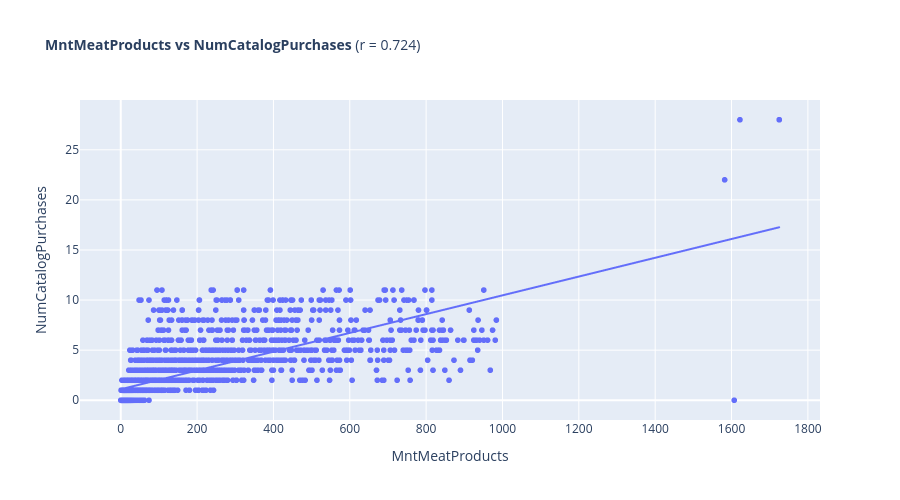
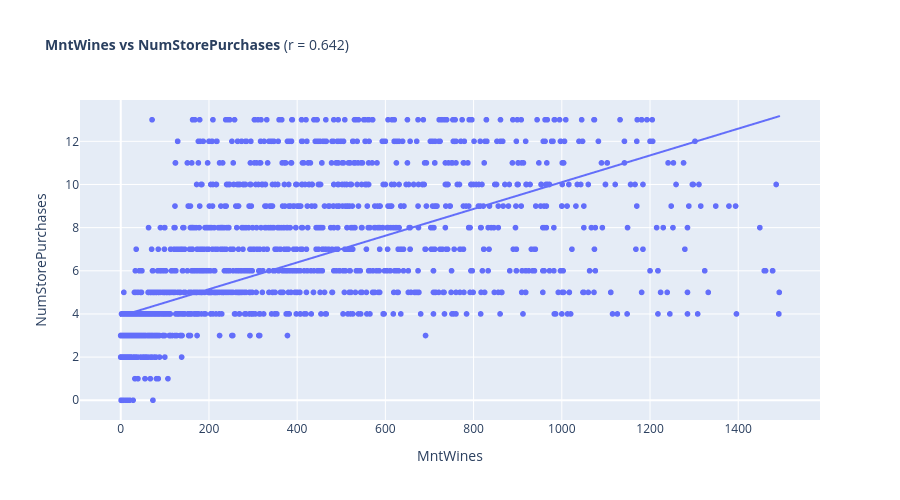
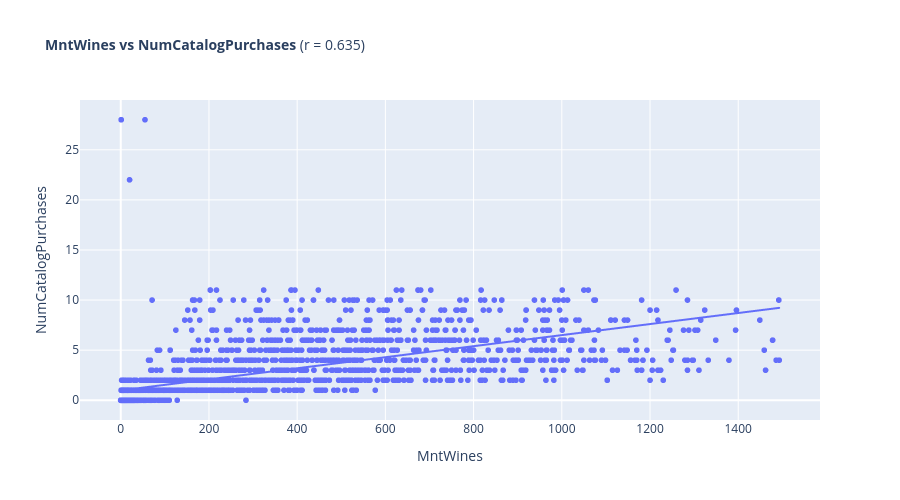

The notebook cell saved with these charts, in order:
### Code cell
# ============================================================================
# CELL 4.4: Scatter Plots for Top Numeric-Numeric Correlations (Inline)
# ============================================================================

print("\n--- Step 4: Scatter Plots for Top Numeric-Numeric Correlations ---")

# Ensure corr is defined
if 'corr' not in locals():
    if 'numeric_cols' not in locals():
        numeric_cols = ['Year_Birth', 'Income', 'Recency', 'MntWines', 'MntFruits',
                         'MntMeatProducts', 'MntFishProducts', 'MntSweetProducts',
                         'MntGoldProds', 'NumDealsPurchases', 'NumWebPurchases',
                         'NumCatalogPurchases', 'NumStorePurchases', 'NumWebVisitsMonth']
        numeric_cols = [col for col in numeric_cols if col in df.columns]
    
    corr = df[numeric_cols].corr(method='pearson')

# Get top pairs
corr_pairs = corr.where(np.triu(np.ones(corr.shape), k=1).astype(bool)).stack()
top_numeric_pairs = corr_pairs.abs().sort_values(ascending=False).head(5)

print(f"Creating scatter plots for top {len(top_numeric_pairs)} correlations...")

for i, ((col1, col2), _) in enumerate(top_numeric_pairs.items(), 1):
    try:
        fig = px.scatter(
            df, 
            x=col1, 
            y=col2,
            title=f'<b>{col1} vs {col2}</b> (r = {corr.loc[col1, col2]:.3f})',
            trendline='ols',
            width=900,
            height=500
        )
        
        fig.update_layout(
            title_font_size=14,
            hovermode='closest'
        )
        
        fig.show()
        print(f"  {i}. ✓ {col1} × {col2} - Plot displayed above")
    except Exception as e:
        print(f"  {i}. ⚠️ Error creating scatter plot for {col1} × {col2}: {str(e)}")
        continue

print("\n✓ Scatter plots displayed above")

### Figure 1 — Plotly figure (JSON) as saved in the notebook; plotly's stock layout.template omitted (floating-point values rounded to 4 significant figures; data arrays with more than 128 entries replaced by an {"elided": "..."} marker saying what was removed)
{"data": [{"hovertemplate": "MntMeatProducts=%{x}<br>NumCatalogPurchases=%{y}<extra></extra>", "legendgroup": "", "marker": {"color": "#636efa", "symbol": "circle"}, "mode": "markers", "name": "", "showlegend": false, "type": "scattergl", "x": {"elided": "2240 int values"}, "xaxis": "x", "y": {"elided": "2240 int values"}, "yaxis": "y"}, {"hovertemplate": "<b>OLS trendline</b><br>NumCatalogPurchases = 0.00937383 * MntMeatProducts + 1.09709<br>R<sup>2</sup>=0.523925<br><br>MntMeatProducts=%{x}<br>NumCatalogPurchases=%{y} <b>(trend)</b><extra></extra>", "legendgroup": "", "marker": {"color": "#636efa", "symbol": "circle"}, "mode": "lines", "name": "", "showlegend": false, "type": "scattergl", "x": {"elided": "2240 int values"}, "xaxis": "x", "y": {"elided": "2240 float values"}, "yaxis": "y"}], "layout": {"height": 500, "hovermode": "closest", "legend": {"tracegroupgap": 0}, "title": {"font": {"size": 14}, "text": "<b>MntMeatProducts vs NumCatalogPurchases</b> (r = 0.724)"}, "width": 900, "xaxis": {"anchor": "y", "domain": [0, 1], "title": {"text": "MntMeatProducts"}}, "yaxis": {"anchor": "x", "domain": [0, 1], "title": {"text": "NumCatalogPurchases"}}}}

### Figure 2 — Plotly figure (JSON) as saved in the notebook; plotly's stock layout.template omitted (floating-point values rounded to 4 significant figures; data arrays with more than 128 entries replaced by an {"elided": "..."} marker saying what was removed)
{"data": [{"hovertemplate": "MntWines=%{x}<br>NumStorePurchases=%{y}<extra></extra>", "legendgroup": "", "marker": {"color": "#636efa", "symbol": "circle"}, "mode": "markers", "name": "", "showlegend": false, "type": "scattergl", "x": {"elided": "2240 int values"}, "xaxis": "x", "y": {"elided": "2240 int values"}, "yaxis": "y"}, {"hovertemplate": "<b>OLS trendline</b><br>NumStorePurchases = 0.0062016 * MntWines + 3.90529<br>R<sup>2</sup>=0.412293<br><br>MntWines=%{x}<br>NumStorePurchases=%{y} <b>(trend)</b><extra></extra>", "legendgroup": "", "marker": {"color": "#636efa", "symbol": "circle"}, "mode": "lines", "name": "", "showlegend": false, "type": "scattergl", "x": {"elided": "2240 int values"}, "xaxis": "x", "y": {"elided": "2240 float values"}, "yaxis": "y"}], "layout": {"height": 500, "hovermode": "closest", "legend": {"tracegroupgap": 0}, "title": {"font": {"size": 14}, "text": "<b>MntWines vs NumStorePurchases</b> (r = 0.642)"}, "width": 900, "xaxis": {"anchor": "y", "domain": [0, 1], "title": {"text": "MntWines"}}, "yaxis": {"anchor": "x", "domain": [0, 1], "title": {"text": "NumStorePurchases"}}}}

### Figure 3 — Plotly figure (JSON) as saved in the notebook; plotly's stock layout.template omitted (floating-point values rounded to 4 significant figures; data arrays with more than 128 entries replaced by an {"elided": "..."} marker saying what was removed)
{"data": [{"hovertemplate": "MntWines=%{x}<br>NumCatalogPurchases=%{y}<extra></extra>", "legendgroup": "", "marker": {"color": "#636efa", "symbol": "circle"}, "mode": "markers", "name": "", "showlegend": false, "type": "scattergl", "x": {"elided": "2240 int values"}, "xaxis": "x", "y": {"elided": "2240 int values"}, "yaxis": "y"}, {"hovertemplate": "<b>OLS trendline</b><br>NumCatalogPurchases = 0.00551647 * MntWines + 0.985402<br>R<sup>2</sup>=0.403512<br><br>MntWines=%{x}<br>NumCatalogPurchases=%{y} <b>(trend)</b><extra></extra>", "legendgroup": "", "marker": {"color": "#636efa", "symbol": "circle"}, "mode": "lines", "name": "", "showlegend": false, "type": "scattergl", "x": {"elided": "2240 int values"}, "xaxis": "x", "y": {"elided": "2240 float values"}, "yaxis": "y"}], "layout": {"height": 500, "hovermode": "closest", "legend": {"tracegroupgap": 0}, "title": {"font": {"size": 14}, "text": "<b>MntWines vs NumCatalogPurchases</b> (r = 0.635)"}, "width": 900, "xaxis": {"anchor": "y", "domain": [0, 1], "title": {"text": "MntWines"}}, "yaxis": {"anchor": "x", "domain": [0, 1], "title": {"text": "NumCatalogPurchases"}}}}
